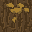

The image is a tile-based game level rendered from a .tmx file. Its description and source (layers, tilesets, objects; grid data summarised) follow:
An orthogonal 1x1 tile map with 32x32 px tiles, 1 tile layer (Tile Layer 1).

<map version="1.2" tiledversion="1.3.4" orientation="orthogonal" renderorder="right-down" width="1" height="1" tilewidth="32" tileheight="32" infinite="0" nextlayerid="2" nextobjectid="1">
 <tileset firstgid="1" name="objects" tilewidth="32" tileheight="32" tilecount="64" columns="8">
  <image source="Tiles_32x32.png" width="256" height="256" />
 </tileset>
 <layer id="1" name="Tile Layer 1" width="1" height="1">
  <data>[1 cells, 1 non-empty, 1 distinct tile ids]</data>
 </layer>
</map>
